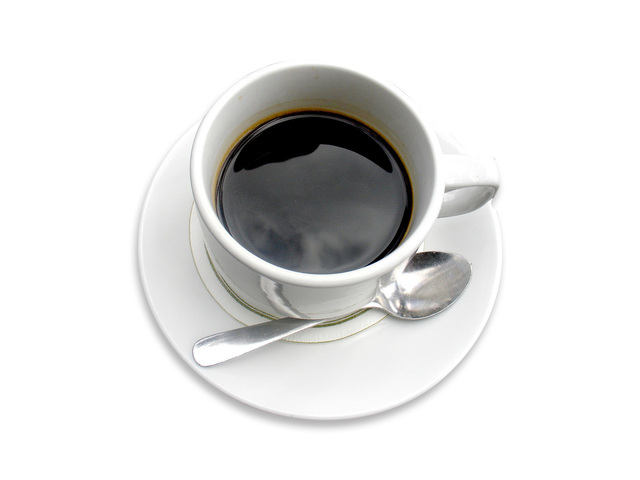
#> input picture coffee/images/coffee.jpg, 640 x 480 px, found by its file name
$ jupyter execute OpenCV2.ipynb
#> lines starting #> are read from the running program, lines starting #| are printed output that depends on the picture
[cell 1]
import cv2 as cv
import numpy as np

[cell 2]
image=cv.imread('C:\\Users\\cheul\\Downloads\coffee.jpg')
#> image is the input picture: shape (480, 640, 3); mean B, G, R 224.9, 225.6, 225.7

[cell 3]
cv.imshow("Image",image)
cv.waitKey(0)

[cell 4]
image.shape
#> Out = (480, 640, 3)

[cell 5]
#cornering the image , viewing the image in a corner
corner=image[0:100,0:100]
#> corner: shape (100, 100, 3); every value is 255
cv.imshow("Corner",corner)
cv.waitKey(0)

[cell 6]
#creating a canvas , diagonal green line
canvas=np.zeros((300,300,3), dtype = "uint8")
#RGB(255,255,255)
green = (0,0,255)
cv.line(canvas,(0,0), (300,300), green,4)
cv.imshow("Canvas", canvas)
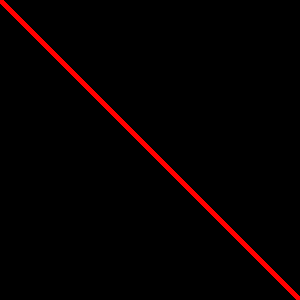
#> window 'Canvas': shape (300, 300, 3); mean B, G, R 0, 0, 5.9
cv.waitKey(0)

[cell 7]
#IMage Translation , shifting of image down and right
M=np.float32([[1,0,25],[0,1,50]])
print(image.shape[0])
#| 480
print(image.shape[1])
#| 640
shifted = cv.warpAffine(image, M, (image.shape[1], image.shape[0]))
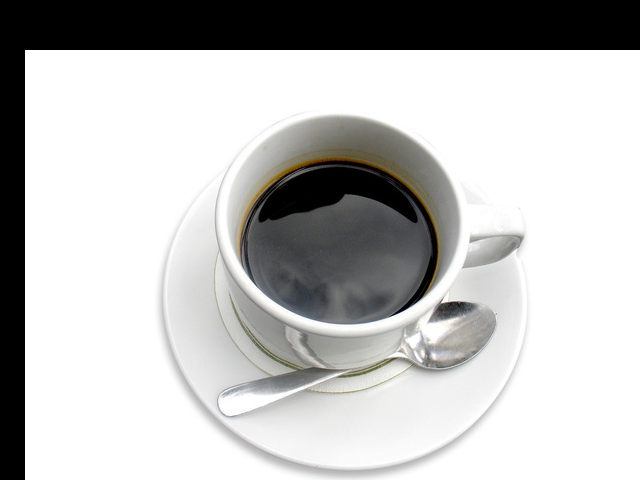
#> shifted: shape (480, 640, 3); mean B, G, R 189.4, 190.2, 190.2
cv.imshow("Shifted Down and Right", shifted)
cv.waitKey(0)

[cell 8]
#Rotation of IMage
#we are trying to rotate the image by 45degrees
cv.imshow("Original", image)
(h,w) = image.shape[:2]
#> h = 480; w = 640
#h=image.shape[0]
#w=image.shape[1]

center = (w//2,h//2)
#> center = (320, 240)
M = cv.getRotationMatrix2D(center,45,1.0)
rotated = cv.warpAffine (image, M, (w,h))
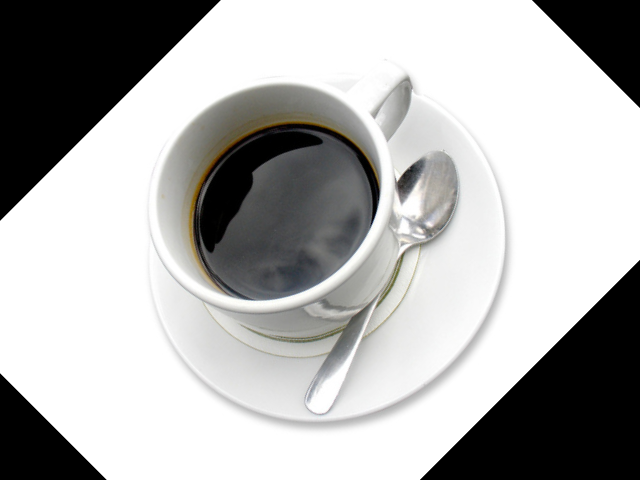
#> rotated: shape (480, 640, 3); mean B, G, R 174.9, 175.7, 175.8
cv.imshow("Rotated by 45 Degrees", rotated)
cv.waitKey(0)

[cell 9]
# REsizing of image and comparing original with resized image
cv.imshow("Original",image)
print(image.shape)
#| (480, 640, 3)
r=150.0/image.shape[1]
#> r = 0.234
dim=(150,int (image.shape[0]*r))
#> dim = (150, 112)
resized=cv.resize(image,dim,interpolation=cv.INTER_AREA)
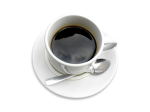
#> resized: shape (112, 150, 3); mean B, G, R 224.9, 225.6, 225.7
print(resized.shape)
#| (112, 150, 3)
cv.imshow("Resized(width)",resized)
cv.waitKey(0)

[cell 10]
#flipping the horizontally
cv.imshow("Original", image)
flipped = cv.flip(image, 0)
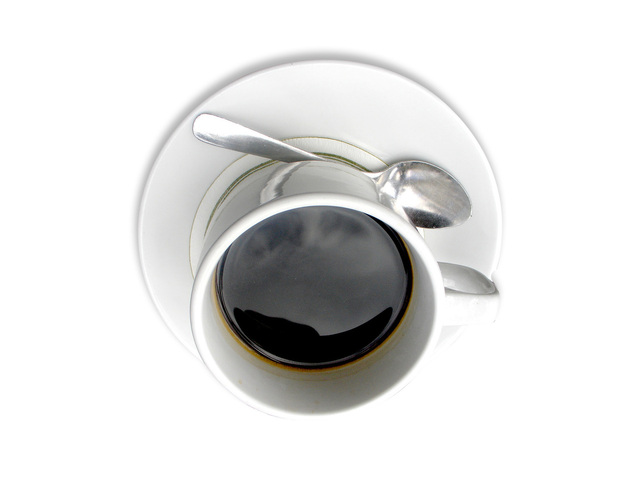
#> flipped: shape (480, 640, 3); mean B, G, R 224.9, 225.6, 225.7
cv.imshow("Flipped Horizontally", flipped)
cv.waitKey(0)

[cell 11]
#flipping the image vertically
cv.imshow("Original", image)
flipped=cv.flip(image,0)
cv.imshow("Flipped Vertically", flipped)
cv.waitKey(0)

[cell 12]
#blurred IMage
blurred_image = cv.blur(image,(100,100))
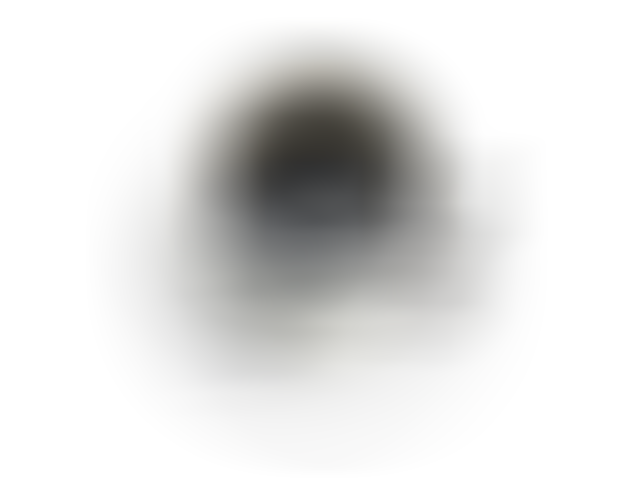
#> blurred_image: shape (480, 640, 3); mean B, G, R 224.9, 225.6, 225.7
cv.imshow("blurred image", blurred_image)
cv.waitKey(0)

[cell 13]
#read image in grayscale
image_grayscale = cv.imread('C:\\Users\\cheul\\Downloads\coffee.jpg', 0)
#> image_grayscale: shape (480, 640); min 0, max 255, mean 225.6
cv.imshow("image grayscale", image_grayscale)
cv.waitKey(0)

[cell 14]
#cropped image
cropped_image = image[0:300,0:300]
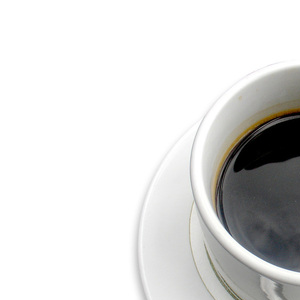
#> cropped_image: shape (300, 300, 3); mean B, G, R 219.4, 220.3, 220.4
cv.imshow("cropped image", cropped_image)
cv.waitKey(0)

[cell 15]
color_img = cv.cvtColor(image_grayscale, cv.COLOR_GRAY2RGB)*900
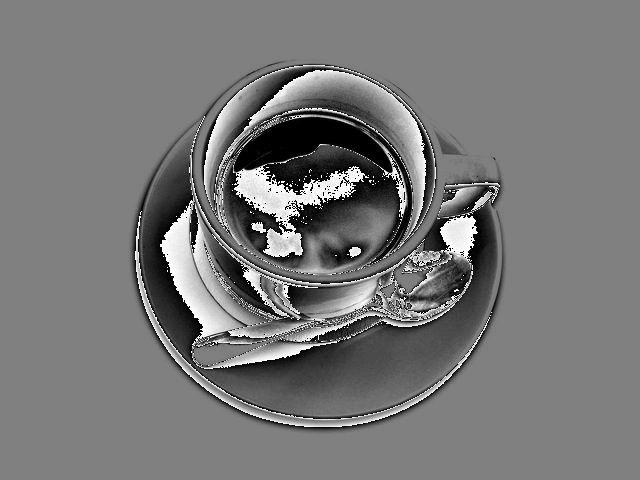
#> color_img: shape (480, 640, 3) uint16; min 0, max 65128, mean 30703.5; drawn with min black and max white
cv.imshow("Colored image", color_img)
cv.waitKey(0)

$ run again, with coffee/images/dessert.jpg copied over coffee/images/coffee.jpg
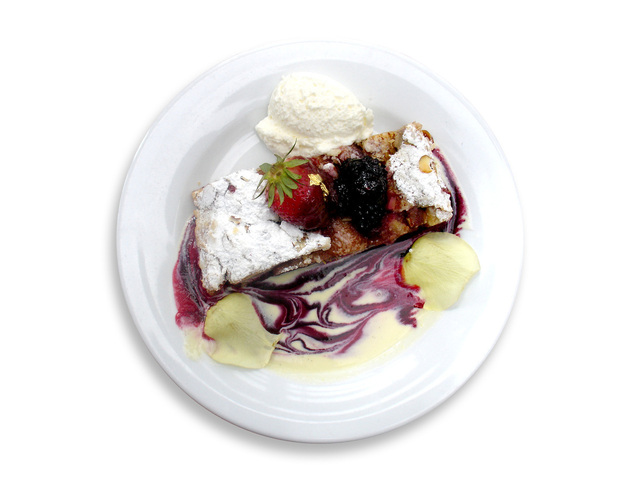
#> input picture coffee/images/dessert.jpg, 640 x 480 px, found by its file name
#> image is the input picture: shape (480, 640, 3); mean B, G, R 224.7, 226.7, 230.5
#> corner: shape (100, 100, 3); every value is 255
#| 480
#| 640
#| (480, 640, 3)
#| (112, 150, 3)
#> `cropped_image = image[0:300,0:300]`:
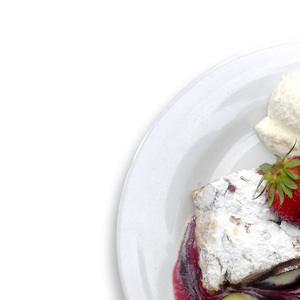
#> cropped_image: shape (300, 300, 3); mean B, G, R 229.9, 230.5, 233
#> `color_img = cv.cvtColor(image_grayscale, cv.COLOR_GRAY2RGB)*900`:
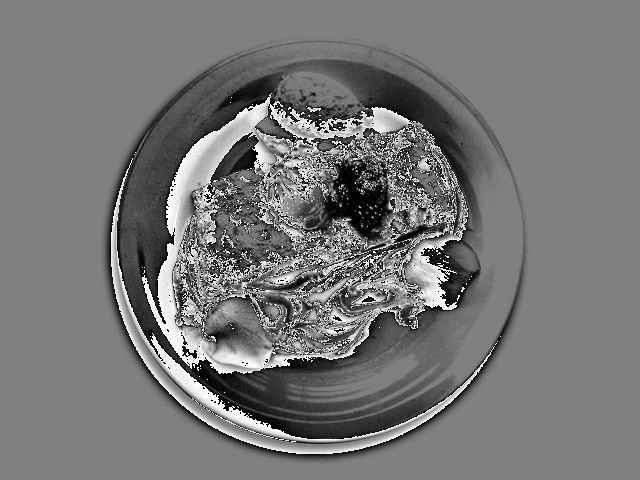
#> color_img: shape (480, 640, 3) uint16; min 0, max 65128, mean 30527.1; drawn with min black and max white

$ run again, with coffee/images/latte.jpg copied over coffee/images/coffee.jpg
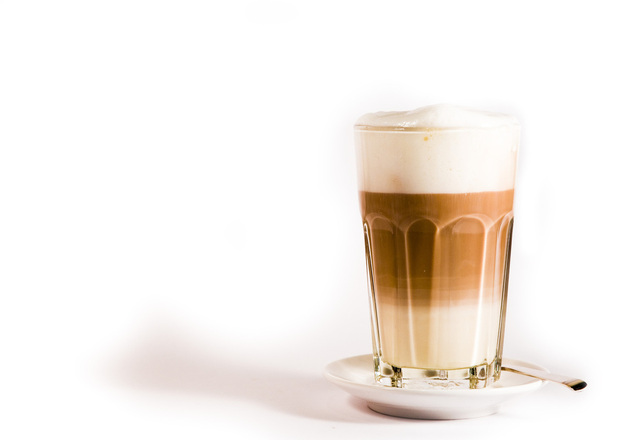
#> input picture coffee/images/latte.jpg, 639 x 440 px, found by its file name
#> image is the input picture: shape (440, 639, 3); mean B, G, R 234.2, 239.6, 245.5
#> `corner=image[0:100,0:100]`:
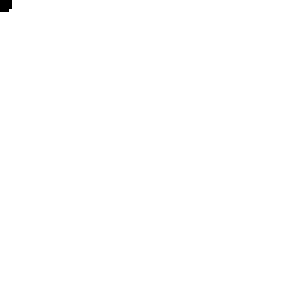
#> corner: shape (100, 100, 3) (shown 3 times larger); values 254 (black) and 255 (white), 99.9% white; 1 black region (1 under 20 px)
#| 440
#| 639
#| (440, 639, 3)
#| (103, 150, 3)
#> `color_img = cv.cvtColor(image_grayscale, cv.COLOR_GRAY2RGB)*900`:
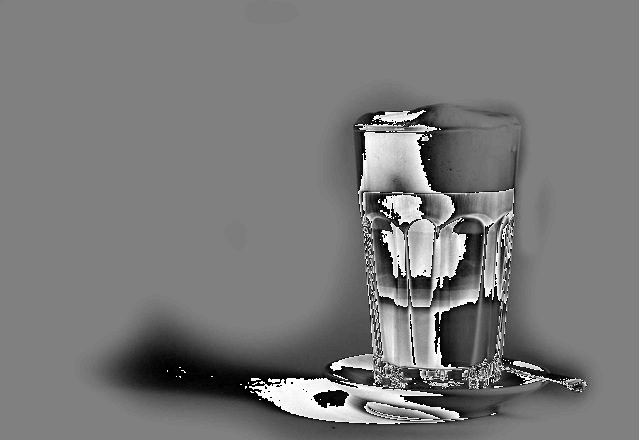
#> color_img: shape (440, 639, 3) uint16; min 0, max 65128, mean 31056.6; drawn with min black and max white
